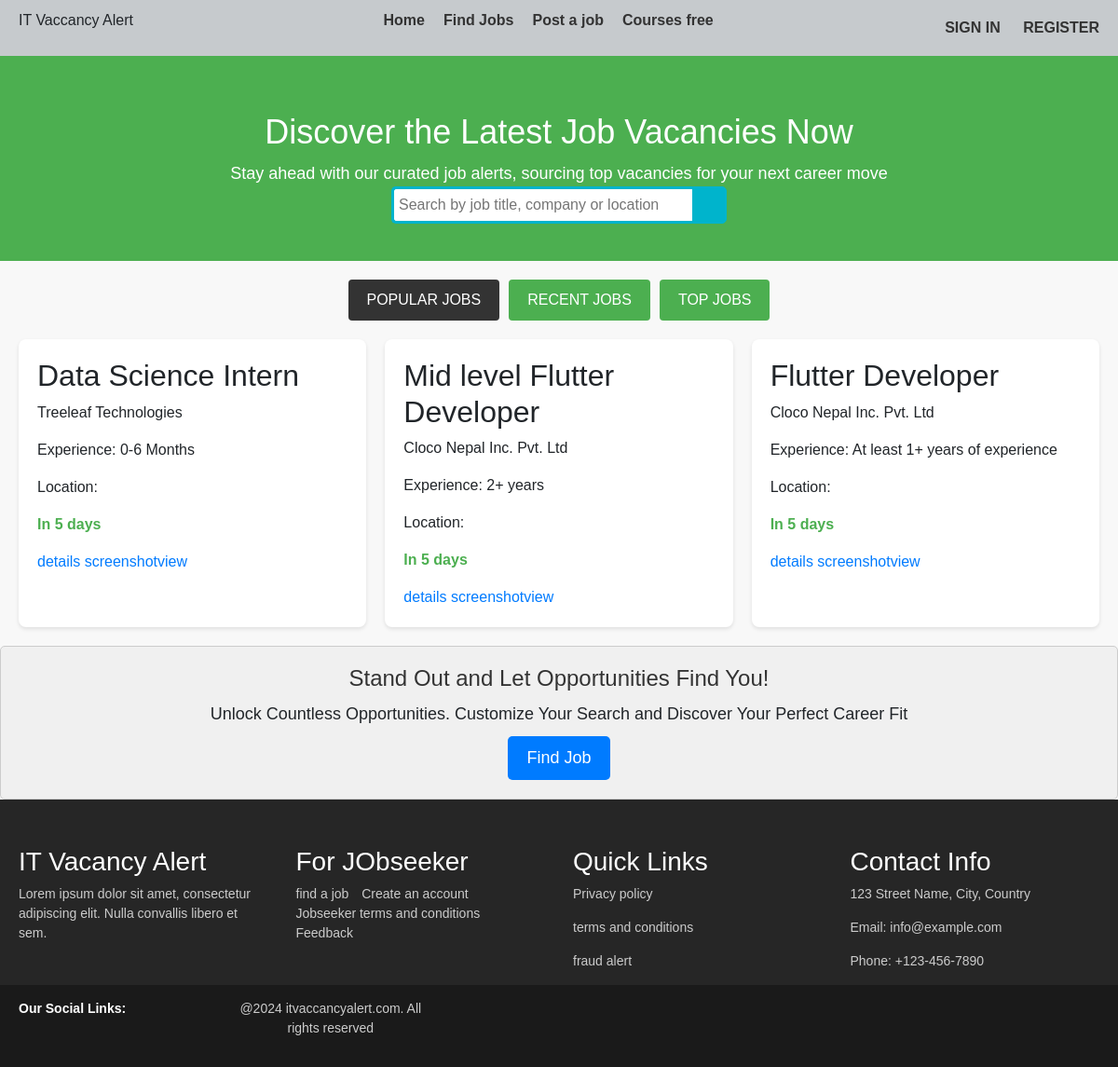
The app's page /, older data.
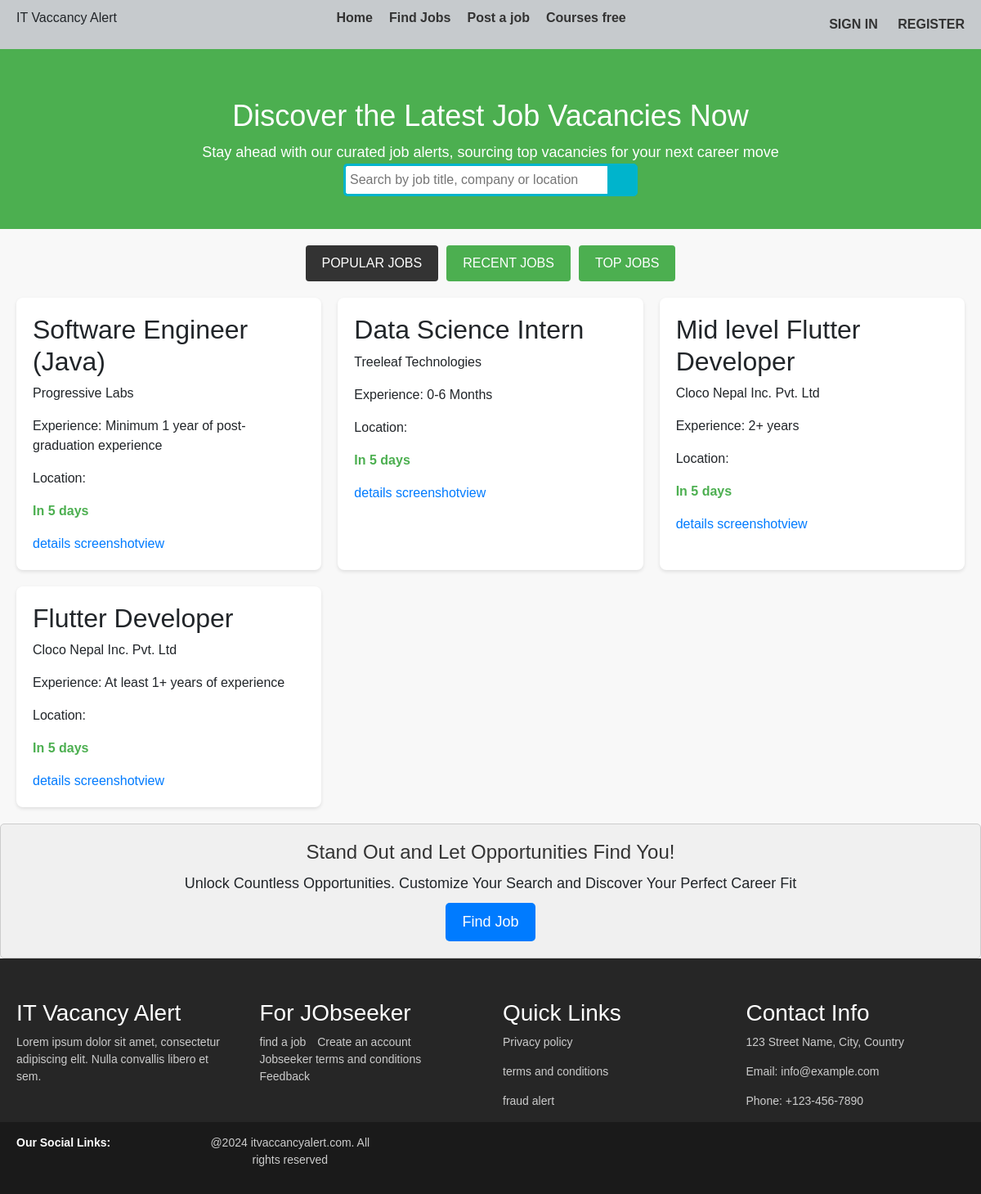
The same page, newer data.
### image_gen/models.py (models this page shows, shortened)
class JobListing(models.Model):
    company = models.ForeignKey(Company, on_delete=models.CASCADE)
    position = models.CharField(max_length=100)
    experience = models.CharField(max_length=100, help_text='2-3 Years')
    Employement_type  = models.CharField(max_length=50, choices=[
        ('Full-Time', 'Full-Time'),
        ('On-site Full-Time', 'On-site Full-Time'),
        ('On-site Part-Time', 'On-site Part-Time'),
        ('Hybrid Full-Time', 'Hybrid Full-Time'),
        ('Part-Time', 'Part-Time'),
        ('Remote', 'Remote'),
        ('Internship', 'Internship')
    ])
    Seniority_level = models.CharField(max_length=50, choices=[
        ('Junior', 'Junior'),
        ('Mid-Level', 'Mid-Level'),
        ('Senior', 'Senior'),
        ('Team Lead', 'Team Lead'),
        ('Project Manager', 'Project Manager')
    ], blank=True, null=True,)
    salary = models.CharField(max_length=100, default='Negotiable/Not Disclosed')
    deadline = models.DateTimeField(blank=True, null=True)
    date_published = models.DateTimeField(auto_now_add=True)
    application_link = models.URLField(blank=True, null=True)
    application_email = models.EmailField(blank=True, null=True)
    no_of_vaccancy = models.CharField(max_length=5,blank=True, null=True)
    education_level = models.CharField(max_length=100, blank=True, null=True)
    vac_img = models.ImageField(upload_to='vaccancy', null=True, blank=True)
    Job_views = models.PositiveIntegerField(default=0)
    application_count = models.PositiveIntegerField(default=0)
    class Meta:
        ordering = ['-id']

class Company(models.Model):
    name = models.CharField(max_length=100)
    about = models.TextField(blank=True, null=True)
    email = models.EmailField(blank=True, null=True)
    website = models.URLField(blank=True, null=True)
    address = models.CharField(max_length=200, blank=True, null=True)
    phone_number = models.CharField(max_length=20, blank=True, null=True)
    established_date = models.CharField(max_length=4, validators=[validate_year_format], blank=True, null=True, help_text='Enter the year in YYYY format')
    size = models.CharField(max_length=50, blank=True, null=True)
    logo = models.ImageField(upload_to='company_logos/', blank=True, null=True)
    industry = models.ForeignKey(Industry, on_delete=models.SET_NULL, null=True, blank=True)
    def __str__(self):
        return self.name

### image_gen/views.py (the view)
# urls.py: path('', views.listings, name='listings'),
def listings(request):
    jobs = JobListing.objects.all()
    return render(request, 'dashboard.html', {'jobs': jobs})

### image_gen/templates/dashboard.html (shortened to what this page needs)
{% extends 'base.html' %}
{% block content %}
<main>
    <div class="search-section">
        <h1>Discover the Latest Job Vacancies Now</h1>
        <p>Stay ahead with our curated job alerts, sourcing top vacancies for your next career move</p>
        <div class="wrap">
            <div class="search">
                <input type="text" class="searchTerm" placeholder="Search by job title, company or location">
                <button type="submit" class="searchButton">
                </button>
            </div>
        </div>
    </div>
    <div class="job-section">
        <div class="tabs">
            <button class="tab-link active">POPULAR JOBS</button>
            <button class="tab-link">RECENT JOBS</button>
            <button class="tab-link">TOP JOBS</button>
        </div>
        <div class="job-list">
            {% for job in jobs %}
            <div class="job-card" onclick="location.href='{% url 'job_listing_details' job.id %}'">
                <h2>{{ job.position }}</h2>
                <p>{{ job.company }}</p>
                <p>Experience: {{ job.experience }}</p>
                <p>Location: {{ job.location }}</p>
                <p class="days-left">In 5 days</p>
                <a href="{% url 'job_listing_details' job.id %}">details</a>
                <a href="{% url 'screenshotview' job.id %}">screenshotview</a>
            </div>
            {% endfor %}
        </div>
    </div>
    <div class="banner-text">
        <h2>Stand Out and Let Opportunities Find You!</h2>
        <p>Unlock Countless Opportunities. Customize Your Search and Discover Your Perfect Career Fit</p>
        <a href="#" class="button">Find Job</a>
    </div>
</main>
{% endblock %}

Row changes from the older to the newer data that the page shows:
added JobListing: position "Software Engineer (Java)", company "Progressive Labs", experience "Minimum 1 year of post-graduation experience"
